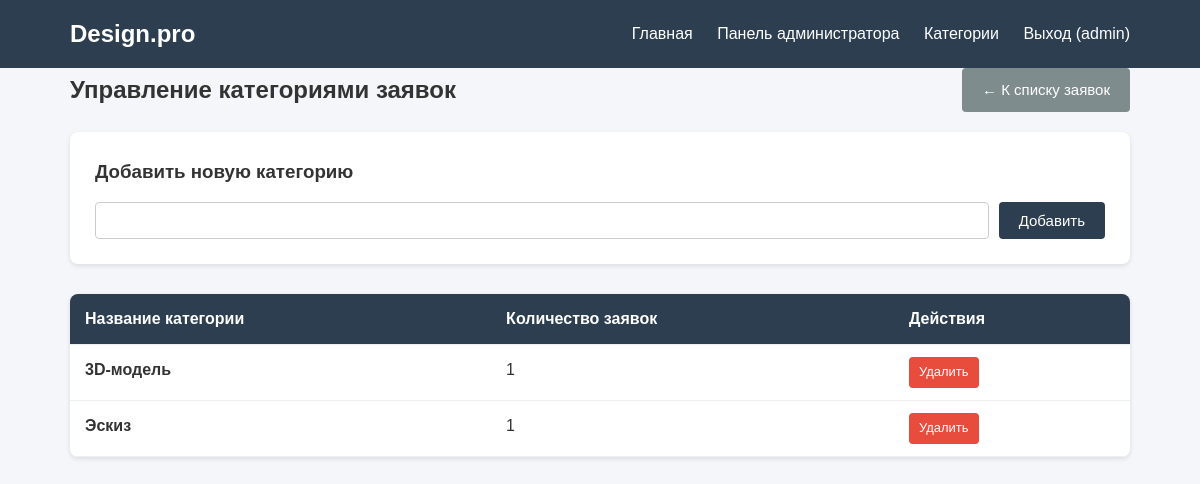
/panel/categories/ (signed in), run on an earlier commit of the app's database.
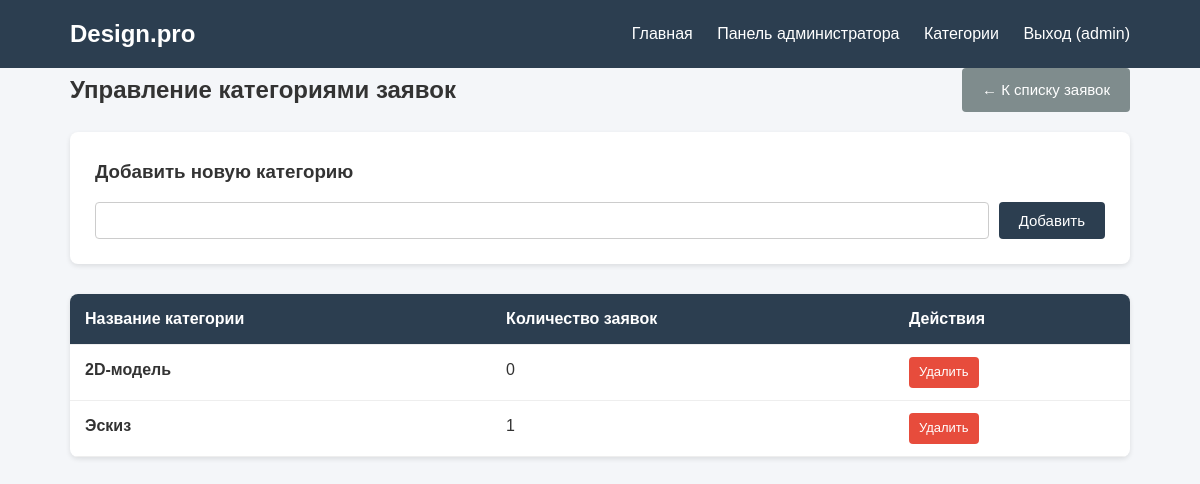
And on a later commit of the database.
### main/models.py (models this page shows, shortened)
class Category(models.Model):
    name = models.CharField(max_length=100, unique=True, verbose_name='Название категории')
    class Meta:
        verbose_name = 'Категория'
        verbose_name_plural = 'Категории'

### main/views.py (the view)
# urls.py: path('panel/categories/', views.manage_categories, name='manage_categories'),
@staff_member_required(login_url='login')
def manage_categories(request):
    categories = Category.objects.all().order_by('name')
    if request.method == 'POST':
        form = CategoryForm(request.POST)
        if form.is_valid():
            form.save()
            return redirect('manage_categories')
    else:
        form = CategoryForm()
    return render(request, 'main/manage_categories.html', {
        'categories': categories,
        'form': form,
    })

### main/forms.py
class CategoryForm(forms.ModelForm):
    class Meta:
        model = Category
        fields = ['name']
        labels = {
            'name': 'Название категории',
        }
        error_messages = {
            'name': {
                'required': 'Введите название категории.',
                'unique': 'Категория с таким названием уже существует.',
            }
        }

### main/templates/main/manage_categories.html (shortened to what this page needs)
{% extends 'main/base.html' %}
{% block content %}
    <div style="display: flex; justify-content: space-between; align-items: center; margin-bottom: 20px;">
        <h2>Управление категориями заявок</h2>
        <a href="{% url 'admin_dashboard' %}" class="btn" style="background-color: #7f8c8d;">← К списку заявок</a>
    </div>
    <div class="form-box" style="margin: 0 0 30px 0; max-width: 100%;">
        <h3 style="margin-bottom: 15px;">Добавить новую категорию</h3>
        <form method="post" novalidate style="display: flex; gap: 10px; align-items: flex-start;">
            <div class="form-group {% if form.name.errors %}has-error{% endif %}" style="flex: 1; margin-bottom: 0;">
                {{ form.name }}
            </div>
            <button type="submit" class="btn">Добавить</button>
        </form>
    </div>
    {% if categories %}
        <table class="data-table">
            <thead>
                <tr>
                    <th>Название категории</th>
                    <th>Количество заявок</th>
                    <th>Действия</th>
                </tr>
            </thead>
            <tbody>
                {% for cat in categories %}
                    <tr>
                        <td><strong>{{ cat.name }}</strong></td>
                        <td>{{ cat.applications.count }}</td>
                        <td>
                            <a href="{% url 'delete_category' cat.pk %}" class="btn btn-danger" style="padding: 5px 10px; font-size: 13px;">Удалить</a>
                        </td>
                    </tr>
                {% endfor %}
            </tbody>
        </table>
    {% else %}
        <p>Категорий пока нет.</p>
    {% endif %}
{% endblock %}

What changed in the data, as far as the page shows it:
removed Category: name "3D-модель", applications.count "1"
added Category: name "2D-модель", applications.count "0"
